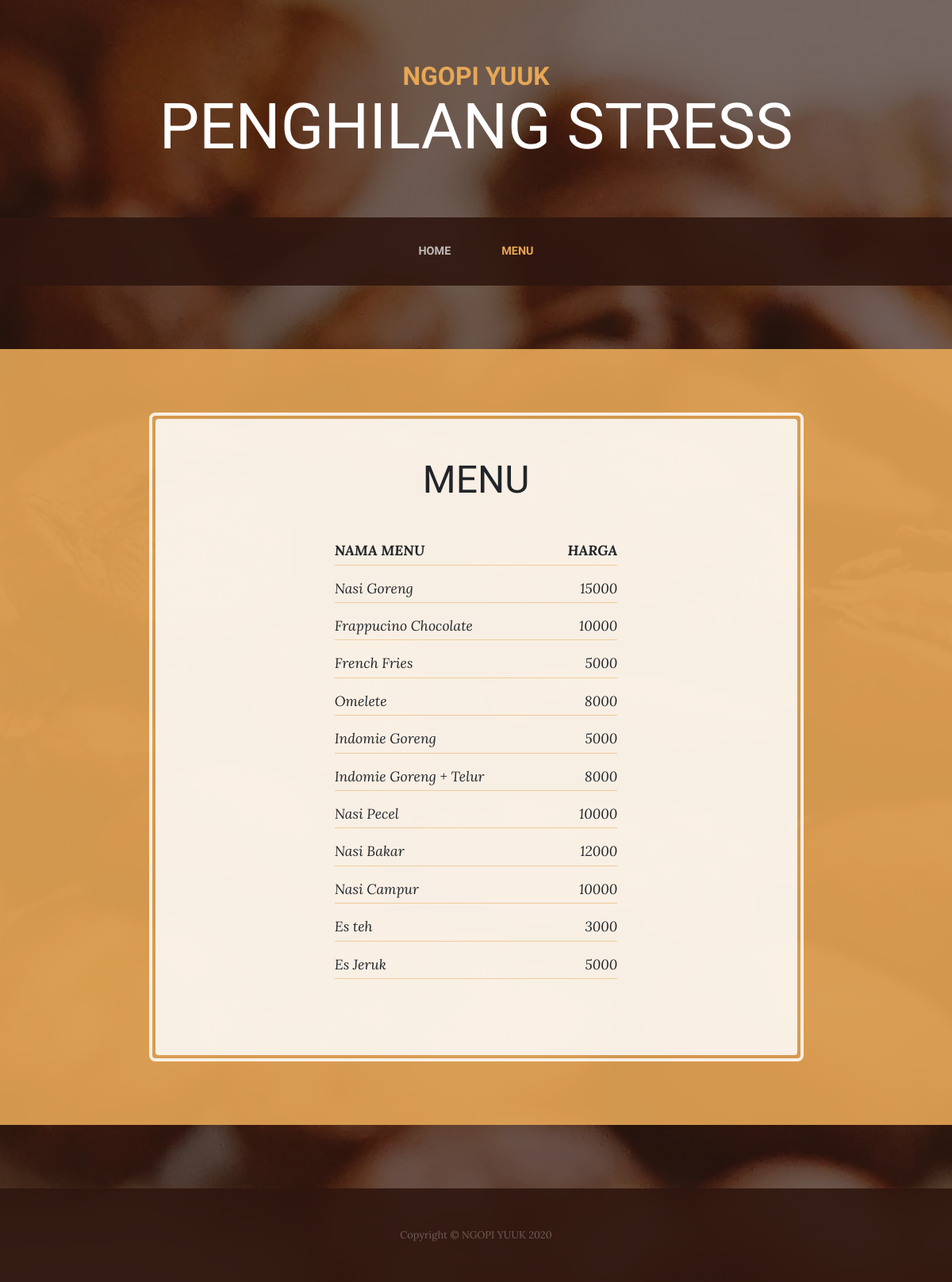
Screenshot of /index.php/home/menu with the database file from the repository.
### tables this page shows
CREATE TABLE `warkop_settings` (
  `id` int(11) NOT NULL,
  `name` varchar(32) NOT NULL,
  `quotes` varchar(1024) NOT NULL,
  `place` varchar(128) NOT NULL,
  `phone` varchar(32) NOT NULL
);

CREATE TABLE `menu` (
  `id_menu` int(11) NOT NULL,
  `id_produk` varchar(11) NOT NULL
);

CREATE TABLE `produk` (
  `id_produk` int(11) NOT NULL,
  `jenis_produk` varchar(64) NOT NULL,
  `nama_produk` varchar(255) NOT NULL,
  `stock_produk` int(11) NOT NULL,
  `harga_jual` int(11) NOT NULL
);

### application/controllers/Home.php (called while the page is built, shortened)
<?php
class Home extends CI_Controller
{
    public function __construct()
    {
        $this->load->library('form_validation');
        $this->load->helper('url');
        $this->load->model('Home_model');
        $this->warkop_settings = $this->Home_model->warkop_settings();
    }
    public function menu()
    {
        $data['settings'] = $this->Home_model->warkop_settings();
        $data['title'] = $this->warkop_settings['name'] . ' - Menu';
        $data['menu'] = $this->Home_model->tampil_menu();
        $this->load->view('home/_include/head', $data);
        $this->load->view('home/menu');
        $this->load->view('home/_include/foot');
    }
}

### index.php (called while the page is built, shortened)
<?php
require_once BASEPATH.'core/CodeIgniter.php';

### application/models/Home_model.php (called while the page is built, shortened)
<?php
class Home_model extends CI_Model
{
    public function warkop_settings()
    {
        $query = $this->db->get_where('warkop_settings', ['id' => 1]);
        return $query->row_array();
    }
    function tampil_menu()
    {
        $query = $this->db->query("SELECT menu.id_menu, produk.nama_produk, produk.harga_jual FROM `menu` LEFT JOIN produk ON menu.id_produk=produk.id_produk");
        return $query;
    }
}

### application/views/home/menu.php (the view)
<section class="page-section cta">
  <div class="container">
    <div class="row">
      <div class="col-xl-9 mx-auto">
        <div class="cta-inner text-center rounded">
          <h2 class="section-heading mb-5">
            <span class="section-heading-lower">MENU</span>
          </h2>
          <ul class="list-unstyled list-hours mb-5 text-left mx-auto">
            <li class="list-unstyled-item list-hours-item d-flex">
              <b>NAMA MENU</b> <span class="ml-auto"> <b>HARGA</b></span>
            </li>
            <?php foreach ($menu->result_array() as $row) {  ?>
              <li class="list-unstyled-item list-hours-item d-flex">
                <?= $row['nama_produk'] ?> <span class="ml-auto"><?= $row['harga_jual'] ?></span>
              </li>
            <?php } ?>
          </ul>
        </div>
      </div>
    </div>
  </div>
</section>

### application/views/home/_include/head.php (shortened to what this page needs)
<!DOCTYPE html>
<html lang="en">
<head>
    <link href="<?= base_url() ?>asset/css/bootstrap.min.css" rel="stylesheet">
    <link href="<?= base_url() ?>asset/css/business-casual.min.css" rel="stylesheet">
</head>
<body>
    <h1 class="site-heading text-center text-white d-none d-lg-block">
        <span class="site-heading-upper text-primary mb-3"><?= $this->warkop_settings['name'] ?></span>
        <span class="site-heading-lower"><?= $this->warkop_settings['quotes'] ?></span>
    </h1>
    <nav class="navbar navbar-expand-lg navbar-dark py-lg-4" id="mainNav">
        <div class="container">
            <div class="collapse navbar-collapse" id="navbarResponsive">
                <ul class="navbar-nav mx-auto">
                    <li class="nav-item <?php if (current_url() == base_url()) echo "active" ?> px-lg-4">
                        <a class="nav-link text-uppercase text-expanded" href="<?= base_url() ?>">Home
                        </a>
                    </li>
                    <li class="nav-item <?php if (current_url() == base_url('home/menu')) echo "active" ?> px-lg-4">
                        <a class="nav-link text-uppercase text-expanded" href="<?= base_url() ?>home/menu">Menu
                        </a>
                    </li>
                </ul>
            </div>
        </div>
    </nav>

### application/views/home/_include/foot.php (shortened to what this page needs)
<footer class="footer text-faded text-center py-5">
    <div class="container">
        <p class="m-0 small">Copyright &copy; <?= $this->warkop_settings['name'] . ' ' . date("Y") ?></p>
    </div>
</footer>
</body>
</html>

### rows the page displays
warkop_settings: name "NGOPI YUUK", quotes "PENGHILANG STRESS"
menu: id_produk.nama_produk "Nasi Goreng", id_produk.harga_jual "15000"
menu: id_produk.nama_produk "Frappucino Chocolate", id_produk.harga_jual "10000"
menu: id_produk.nama_produk "French Fries", id_produk.harga_jual "5000"
menu: id_produk.nama_produk "Omelete", id_produk.harga_jual "8000"
menu: id_produk.nama_produk "Indomie Goreng", id_produk.harga_jual "5000"
menu: id_produk.nama_produk "Indomie Goreng + Telur", id_produk.harga_jual "8000"
menu: id_produk.nama_produk "Nasi Pecel", id_produk.harga_jual "10000"
menu: id_produk.nama_produk "Nasi Bakar", id_produk.harga_jual "12000"
menu: id_produk.nama_produk "Nasi Campur", id_produk.harga_jual "10000"
menu: id_produk.nama_produk "Es teh", id_produk.harga_jual "3000"
menu: id_produk.nama_produk "Es Jeruk", id_produk.harga_jual "5000"
